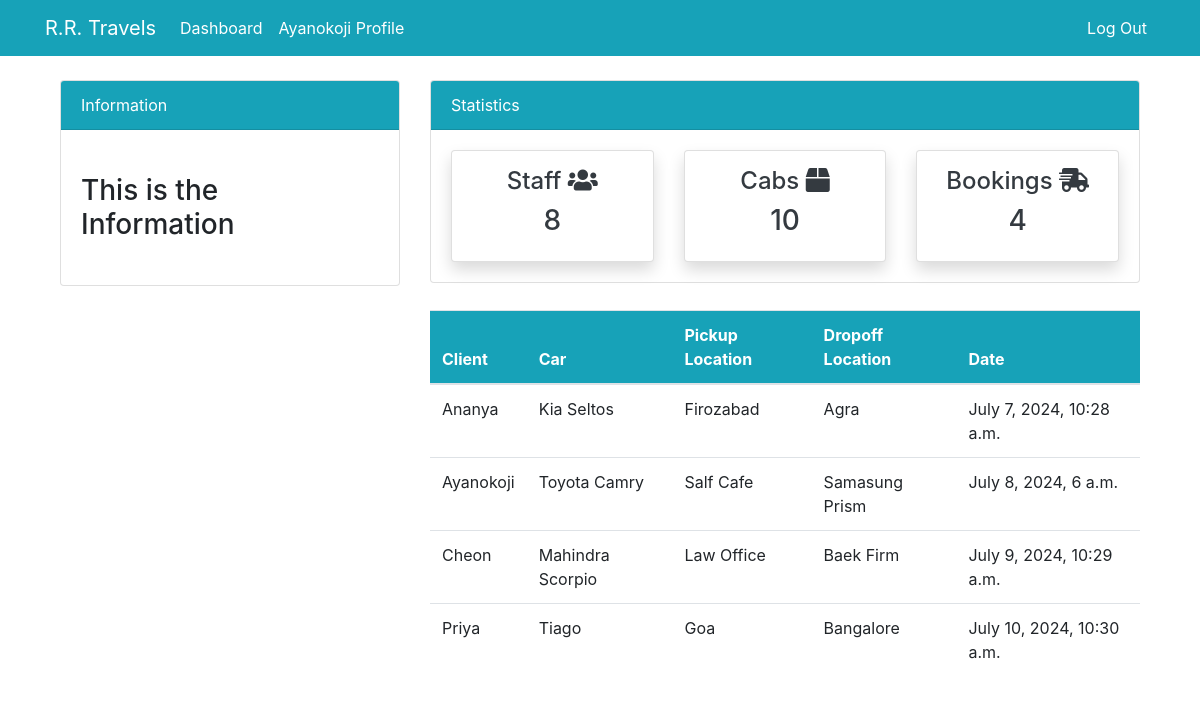
/bookings (signed in), run on an earlier commit of the app's database.
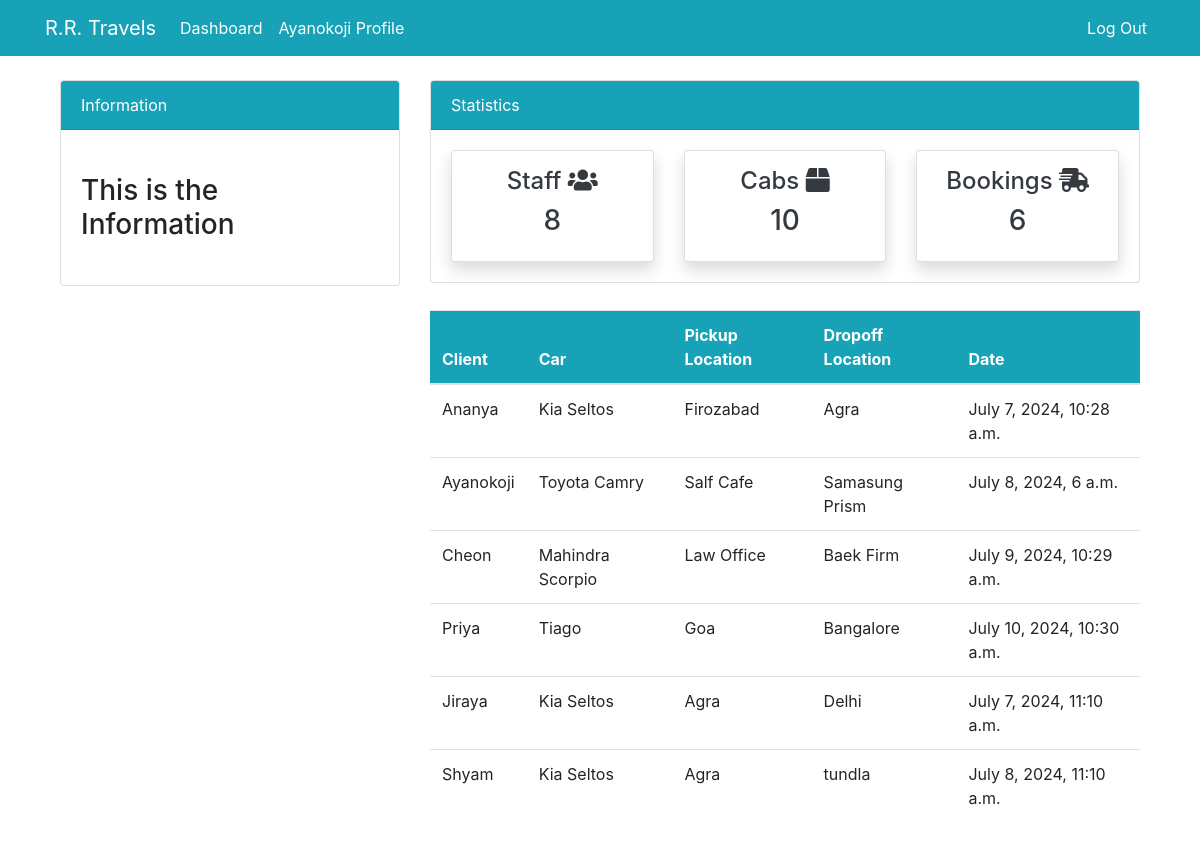
And on a later commit of the database.
### dashboard/models.py (models this page shows, shortened)
class Booking(models.Model):
    client = models.ForeignKey(User,on_delete= models.CASCADE)
    car = models.ForeignKey(Car,on_delete= models.CASCADE)
    pickup_location = models.CharField(max_length=255, null= True)
    dropoff_location = models.CharField(max_length=255, null=False)
    price = models.DecimalField(max_digits=10, decimal_places=2, null=True)
    date = models.DateTimeField(null = True)

class Car(models.Model):
    name = models.CharField(max_length=100, null=True)
    type = models.CharField(max_length=20, choices=CATEGORY, null=True)
    rental_rate = models.CharField(max_length=100, null=True)
    def __str__(self):
        return f'{self.name}'

### dashboard/views.py (the view)
# urls.py: path('bookings',views.booking,name ='dashboard-bookings'),
@login_required
def booking(request):
    booking = Booking.objects.all()
    booking_count = booking.count()
    customer = User.objects.all()
    customer_count = customer.count()
    car = Car.objects.all()
    car_count = car.count()
    context = {
        'booking' : booking,
        'booking_count' : booking_count,
        'customer_count' : customer_count,
        'car_count': car_count
    }
    return render(request,'dashboard/bookings.html',context)

### templates/dashboard/bookings.html (shortened to what this page needs)
{% extends 'partials/base.html' %}
{% block content %}
{% include 'partials/topnav.html' %}
    <div class="container">
        <div class="row my-4">
            <div class="col-md-4">
            </div>
            <div class="col-md-8">
                <table class="table bg-white">
                    <thead class="bg-info">
                        <tr class="text-white">
                            <th scope="col">Client</th>
                            <th scope="col">Car</th>
                            <th scope="col">Pickup Location</th>
                            <th scope="col">Dropoff Location</th>
                            <th scope="col">Date</th>
                        </tr>
                    </thead>
                    <tbody>
                        {% for booking in booking %}
                        <tr>
                            <td>{{ booking.client.username }} </td>
                            <td>{{ booking.car}} </td>
                            <td>{{ booking.pickup_location}}</td>
                            <td>{{ booking.dropoff_location}}</td>
                            <td>{{ booking.date}}</td>
                        </tr>
                        {% endfor %}
                    </tbody>
                </table>
            </div>
        </div>
    </div>
{% endblock %}

What changed in the data, as far as the page shows it:
added Booking: client.username "Jiraya", car "Kia Seltos", pickup_location "Agra", dropoff_location "Delhi", date "July 7, 2024, 11:10 a.m."
added Booking: client.username "Shyam", car "Kia Seltos", pickup_location "Agra", dropoff_location "tundla", date "July 8, 2024, 11:10 a.m."
Also different on the page:
{{ booking_count }}: "4" → "6"
